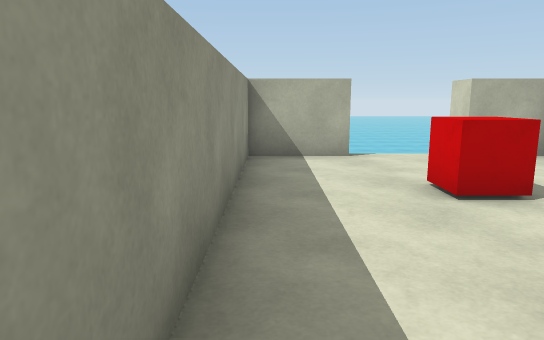
View 1 (above)

16 first-person views from a walk through a Unity game level. The camera is 1.3 m above the floor, tilts 10° down and sees 70° across. The floor is counted in squares, 1 m on a side. Each view is taken from the middle of a square. On the plan, view 1 faces up. The plan holds only what a view shows up to about 16 squares ahead; the rest is blank. The place goes on beyond the plan. The player is left out. Door leaves are left out, so doorways stand open.

View 2
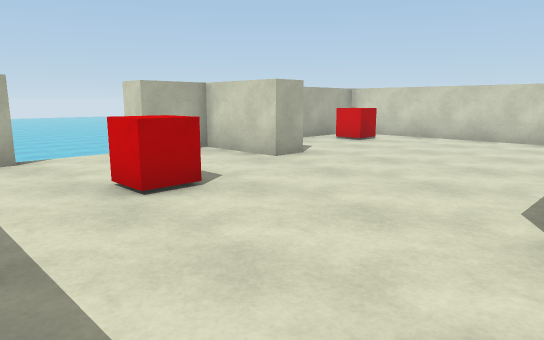

View 3
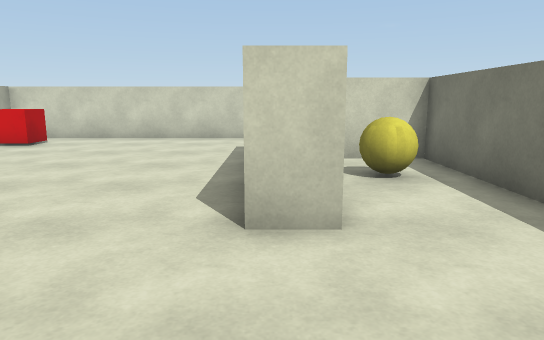

View 4
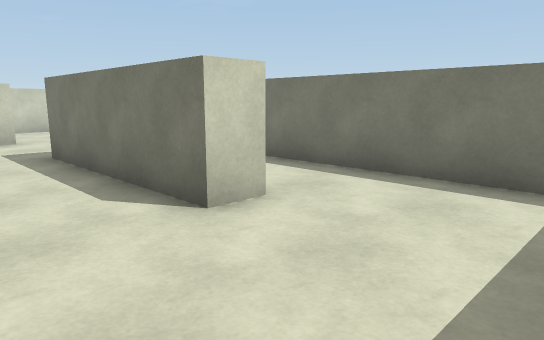

View 5
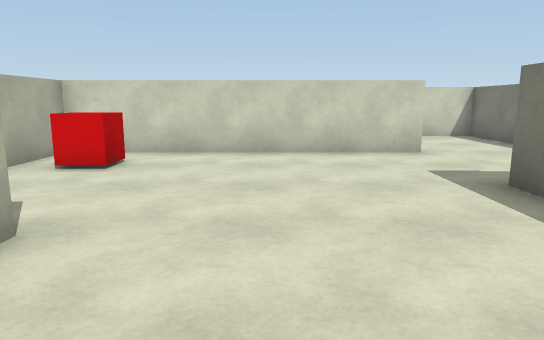

View 6
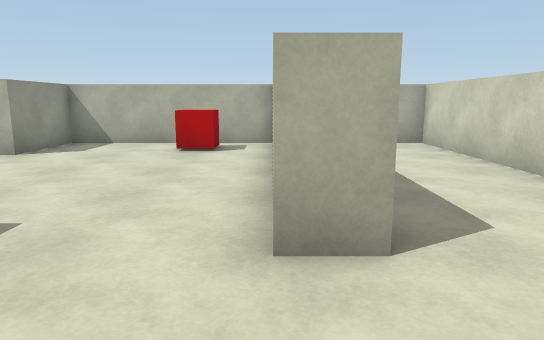

View 7
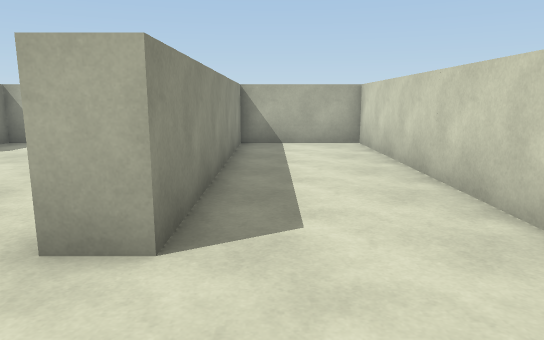

View 8
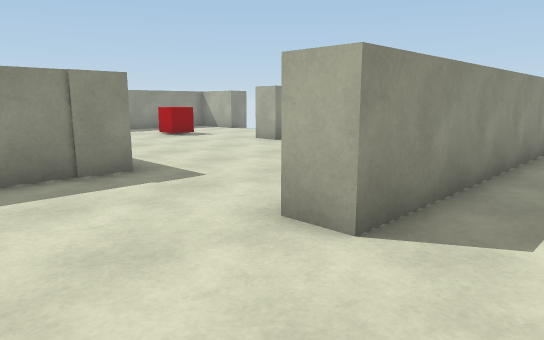

View 9
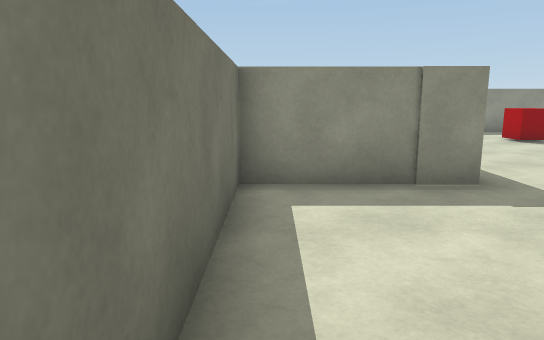

View 10
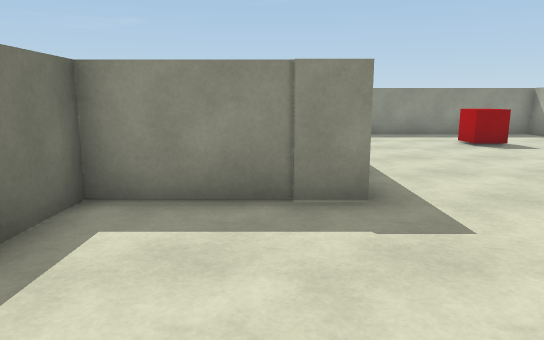

View 11
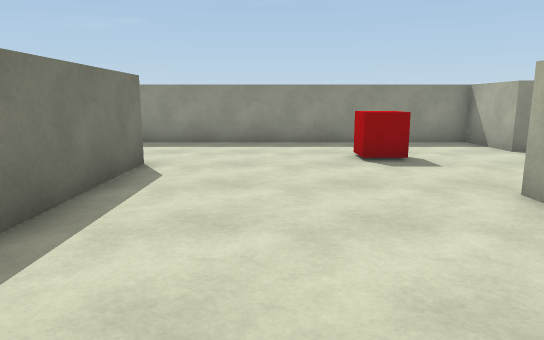

View 12
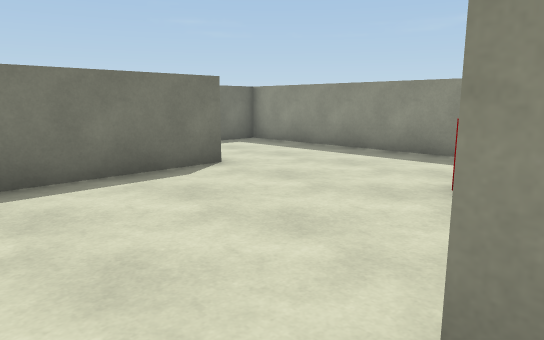

View 13
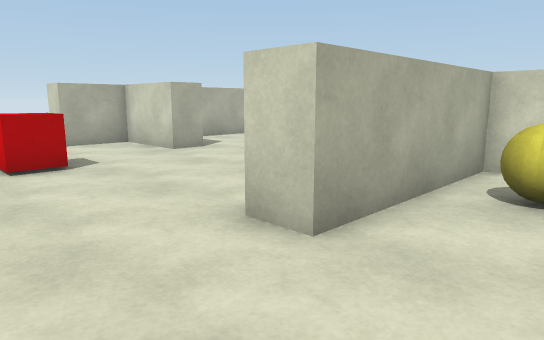

View 14
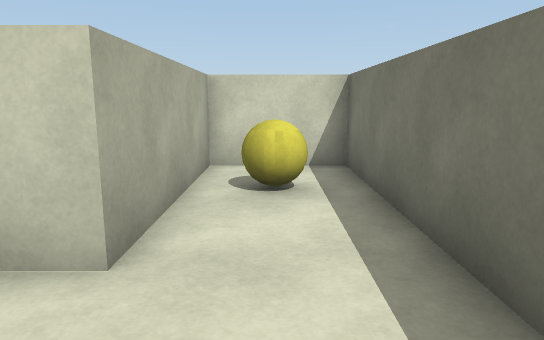

View 15
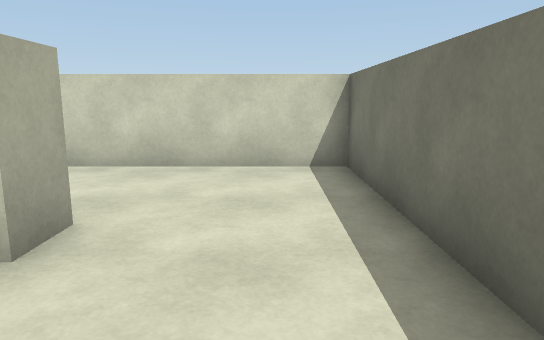

View 16
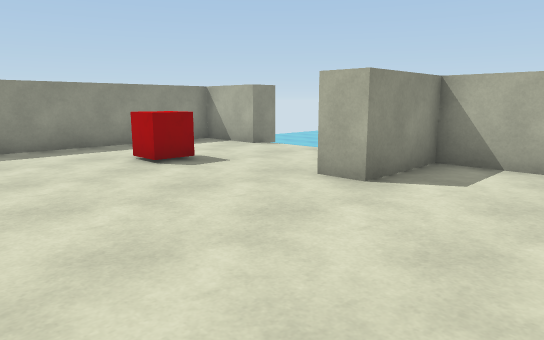

### Floor plan
Points are (right, up) in squares from view 1. A wall is a line through its corners. A room is listed if a view was taken in it or the views show most of it. See-through windows are left out.
Room 1 (views 1, 2, 3, 4, 5, 6, 7, 8, 9, 10, 11, 12, 13, 14, 15, 16)
walls: (1.9, 10.4) (1.9, 9.3) (-0.6, 9.3) (-0.6, -3.5) (8.9, -3.5) (8.9, -0.7) (3.8, -0.7) (3.8, 0.3) (9.9, 0.3) (9.9, -3.5) (18.8, -3.5) (18.8, 9.3) (15, 9.3) (15, 0.1) (14, 0.1) (14, 9.3) (7.7, 9.3) (7.7, 6.5) (6.7, 6.5) (6.7, 9.3) (4.7, 9.3) (4.7, 10.4)
ways out: open door at (3, 10)
objects: red cube (3, 5) to (3, 6); yellow ball (6, -2) to (7, -2); red cube (12, 7) to (12, 8)

Where each view was taken, in squares from view 1:
view 1: 0 up, 0 right, facing up
view 2: 0 up, 0 right, facing up-right
view 3: 0 up, 0 right, facing right
view 4: 3 up, 0 right, facing down-right
view 5: 4 up, 4 right, facing right
view 6: 3 down, 14 right, facing up
view 7: 3 down, 16 right, facing up
view 8: 3 down, 17 right, facing up-left
view 9: 3 down, 16 right, facing left
view 10: 1 down, 15 right, facing left
view 11: 3 up, 12 right, facing left
view 12: 7 up, 9 right, facing down-left
view 13: 3 down, 1 right, facing up-right
view 14: 2 down, 1 right, facing right
view 15: 2 down, 11 right, facing right
view 16: 1 up, 11 right, facing up-left
